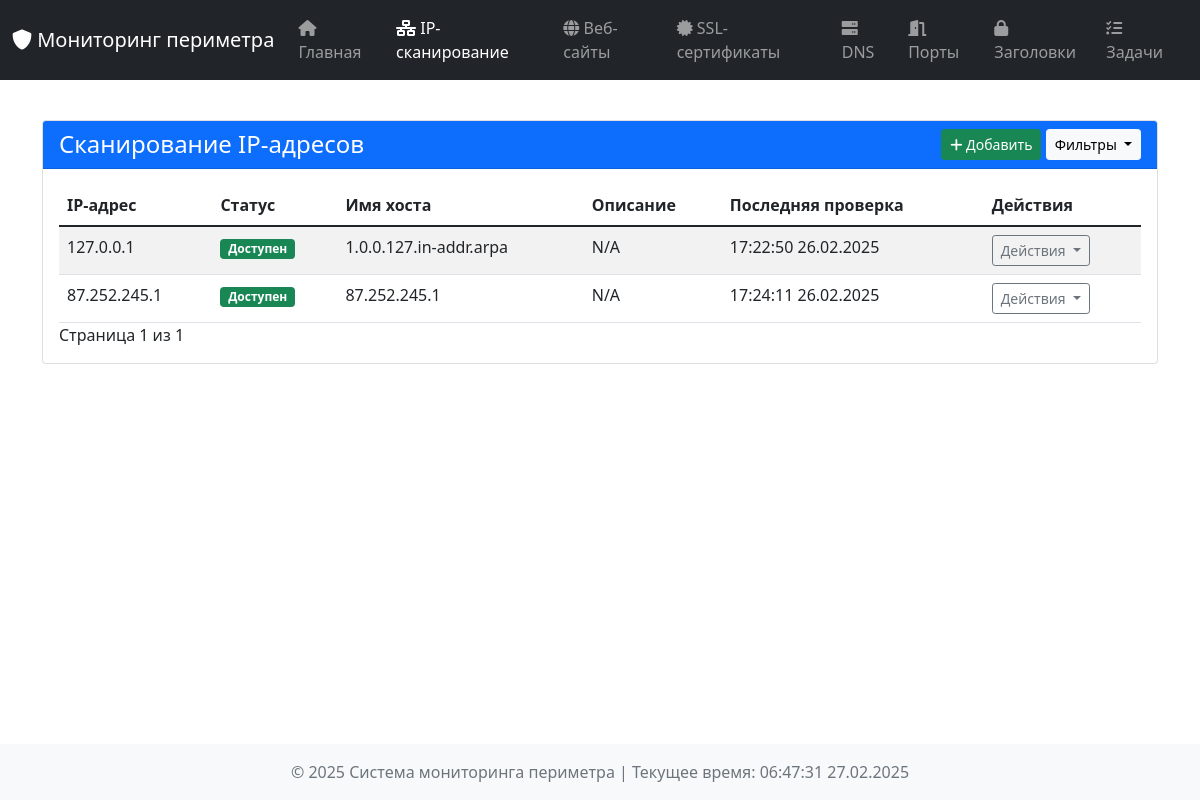
The app's page /ip-scan, older data.
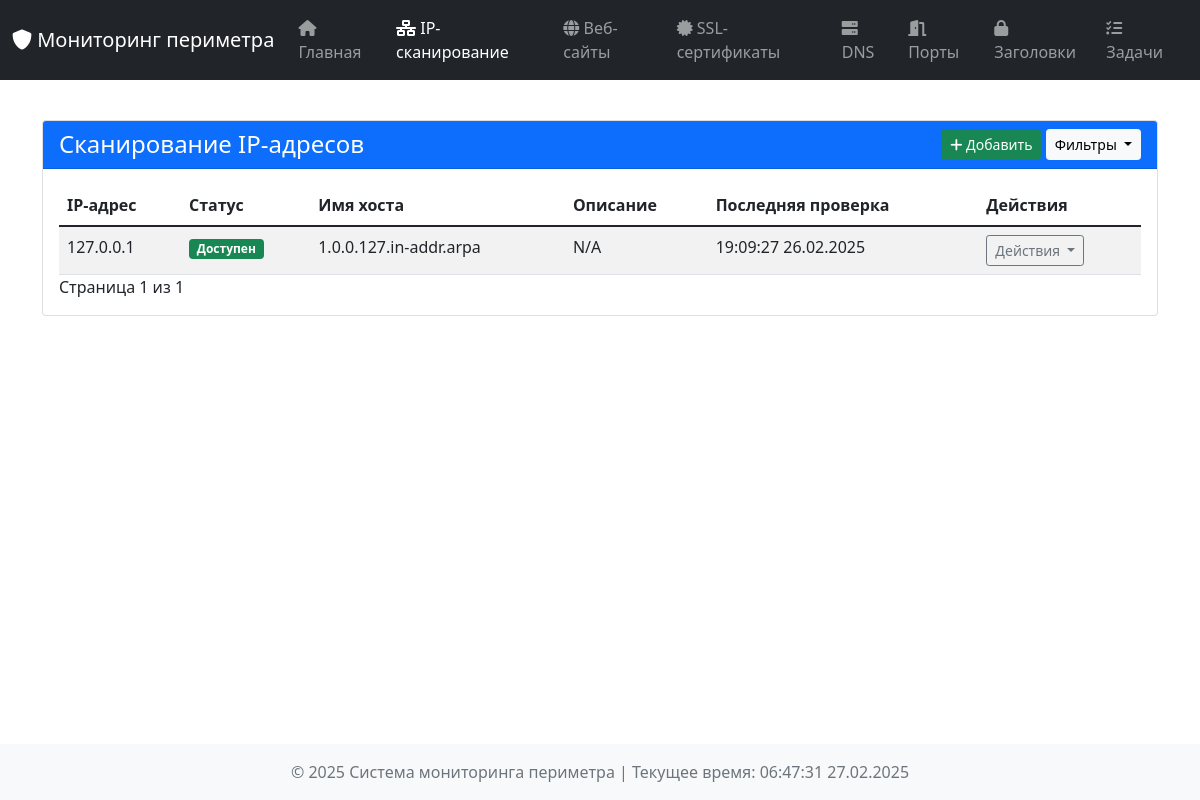
The same page, newer data.
### tables this page shows
CREATE TABLE ip_states (
                id INTEGER PRIMARY KEY AUTOINCREMENT,
                ip_address TEXT,
                is_up INTEGER,
                hostname TEXT,
                scan_time TEXT,
                description TEXT,
                data TEXT
            );

### dashboard/app.py (the view, shortened to what this page needs)
@app.route('/ip-scan', methods=['GET', 'POST'])
def ip_scan():
    form = IPForm()
    page = request.args.get('page', 1, type=int)
    per_page = 10
    status_filter = request.args.get('status')
    all_results = db_manager.get_all_records('ip_scan_results')
    if status_filter == 'up':
        filtered_results = [r for r in all_results if r['is_up']]
    elif status_filter == 'down':
        filtered_results = [r for r in all_results if not r['is_up']]
    else:
        filtered_results = all_results
    total_results = len(filtered_results)
    results = filtered_results[(page - 1) * per_page: page * per_page]
    return render_template('ip_scan.html', results=results, current_time=datetime.now(), form=form, page=page,
                           total_results=total_results, per_page=per_page)

### dashboard/templates/ip_scan.html (shortened to what this page needs)
{% extends "base.html" %}
{% block content %}
<div class="container mt-4">
    <div class="card">
        <div class="card-header bg-primary text-white d-flex justify-content-between align-items-center">
            <h4 class="mb-0">Сканирование IP-адресов</h4>
            <div>
                <button class="btn btn-success btn-sm" data-bs-toggle="modal" data-bs-target="#addIpModal">
                    <i class="fas fa-plus"></i> Добавить
                </button>
                <button class="btn btn-light btn-sm dropdown-toggle" type="button" id="filterDropdown" data-bs-toggle="dropdown" aria-expanded="false">
                    Фильтры
                </button>
            </div>
        </div>
        <div class="card-body">
            {% if results %}
                <div class="table-responsive">
                    <table class="table table-hover table-striped">
                        <thead class="thead-dark">
                            <tr>
                                <th>IP-адрес</th>
                                <th>Статус</th>
                                <th>Имя хоста</th>
                                <th>Описание</th>
                                <th>Последняя проверка</th>
                                <th>Действия</th>
                            </tr>
                        </thead>
                        <tbody>
                            {% for result in results %}
                            <tr class="{% if not result.is_up %}table-danger{% endif %}">
                                <td>{{ result.ip_address }}</td>
                                <td>
                                    {% if result.is_up %}
                                        <span class="badge bg-success">Доступен</span>
                                    {% else %}
                                        <span class="badge bg-danger">Недоступен</span>
                                    {% endif %}
                                </td>
                                <td>{{ result.hostname or 'N/A' }}</td>
                                <td>{{ result.description or 'N/A' }}</td>
                                <td>{{ result.scan_time.strftime('%H:%M:%S %d.%m.%Y') if result.scan_time else 'N/A' }}</td>
                                <td style="position: relative;">
                                    <div class="dropdown">
                                        <button class="btn btn-outline-secondary btn-sm dropdown-toggle" type="button" data-bs-toggle="dropdown" aria-expanded="false">
                                            Действия
                                        </button>
                                    </div>
                                </td>
                            </tr>
                            {% endfor %}
                        </tbody>
                    </table>
                </div>
                <div class="pagination">
                    <span>Страница {{ page }} из {{ (total_results + per_page - 1) // per_page }}</span>
                </div>
            {% else %}
                <div class="alert alert-info text-center">
                    IP-адресов не найдено
                </div>
            {% endif %}
        </div>
    </div>
</div>
{% endblock %}

### dashboard/templates/base.html (shortened to what this page needs)
<!DOCTYPE html>
<html lang="ru">
<head>
    <link href="https://cdn.jsdelivr.net/npm/bootstrap@5.1.3/dist/css/bootstrap.min.css" rel="stylesheet">
    <link rel="stylesheet" href="https://cdnjs.cloudflare.com/ajax/libs/font-awesome/6.0.0/css/all.min.css" />
    <link rel="stylesheet" href="{{ url_for('static', filename='css/style.css') }}">
</head>
<body>
    <nav class="navbar navbar-expand-lg navbar-dark bg-dark">
        <div class="container-fluid">
            <a class="navbar-brand" href="{{ url_for('index') }}">
                <i class="fas fa-shield-alt"></i> Мониторинг периметра
            </a>
            <div class="collapse navbar-collapse" id="navbarNav">
                <ul class="navbar-nav">
                    <li class="nav-item">
                        <a class="nav-link {% if request.endpoint == 'index' %}active{% endif %}" href="{{ url_for('index') }}">
                            <i class="fas fa-home"></i> Главная
                        </a>
                    </li>
                    <li class="nav-item">
                        <a class="nav-link {% if request.endpoint == 'ip_scan' %}active{% endif %}" href="{{ url_for('ip_scan') }}">
                            <i class="fas fa-network-wired"></i> IP-сканирование
                        </a>
                    </li>
                    <li class="nav-item">
                        <a class="nav-link {% if request.endpoint == 'websites' %}active{% endif %}" href="{{ url_for('websites') }}">
                            <i class="fas fa-globe"></i> Веб-сайты
                        </a>
                    </li>
                    <li class="nav-item">
                        <a class="nav-link {% if request.endpoint == 'certificates' %}active{% endif %}" href="{{ url_for('certificates') }}">
                            <i class="fas fa-certificate"></i> SSL-сертификаты
                        </a>
                    </li>
                    <li class="nav-item">
                        <a class="nav-link {% if request.endpoint == 'dns_monitoring' %}active{% endif %}" href="{{ url_for('dns_monitoring') }}">
                            <i class="fas fa-server"></i> DNS
                        </a>
                    </li>
                    <li class="nav-item">
                        <a class="nav-link {% if request.endpoint == 'port_scanning' %}active{% endif %}" href="{{ url_for('port_scanning') }}">
                            <i class="fas fa-door-open"></i> Порты
                        </a>
                    </li>
                    <li class="nav-item">
                        <a class="nav-link {% if request.endpoint == 'security_headers' %}active{% endif %}" href="{{ url_for('security_headers') }}">
                            <i class="fas fa-lock"></i> Заголовки
                        </a>
                    </li>
                    <li class="nav-item">
                        <a class="nav-link {% if request.endpoint == 'scheduler_tasks' %}active{% endif %}" href="{{ url_for('scheduler_tasks') }}">
                            <i class="fas fa-tasks"></i> Задачи
                        </a>
                    </li>
                </ul>
            </div>
        </div>
    </nav>
    <div class="container-fluid mt-3">
        {% block content %}{% endblock %}
    </div>
    <footer class="footer mt-auto py-3 bg-light">
        <div class="container text-center">
            <span class="text-muted">© 2025 Система мониторинга периметра | Текущее время: {{ current_time.strftime('%H:%M:%S %d.%m.%Y') }}</span>
        </div>
    </footer>
</body>
</html>

### dashboard/static/css/style.css (style rules this page uses)
body { min-height: 100vh; display: flex; flex-direction: column; }
.footer { margin-top: auto; }
.card { margin-bottom: 1rem; overflow: visible !important; }
.card-body { overflow: visible !important; max-width: 100%; padding: 1rem; }
.table-responsive { overflow: visible !important; position: relative; max-width: 100%; }
.table { width: 100%; table-layout: auto; margin-bottom: 0; }
.dropdown { position: relative; }
.dropdown-toggle { white-space: nowrap; }
.card .card-body .table-responsive { overflow: visible !important; }
.container, .container-fluid { overflow: visible !important; }

Row changes from the older to the newer data that the page shows:
removed ip_states: ip_address "127.0.0.1", is_up "Доступен", hostname "1.0.0.127.in-addr.arpa", description "N/A", scan_time "17:22:50 26.02.2025"
removed ip_states: ip_address "87.252.245.1", is_up "Доступен", hostname "87.252.245.1", description "N/A", scan_time "17:24:11 26.02.2025"
added ip_states: ip_address "127.0.0.1", is_up "Доступен", hostname "1.0.0.127.in-addr.arpa", description "N/A", scan_time "19:09:27 26.02.2025"
